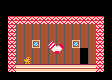

A 2D game scene composited from a Tiled map and its tileset images. What follows is a short description and the map's XML, with each tile layer's data collapsed to a summary:
An orthogonal 14x10 tile map with 8x8 px tiles, 4 tile layers (Background, Tiles, GameObjects, Foreground), 2 tilesets and 2 objects (TacoDoor, TacoSock).

<map version="1.10" tiledversion="1.11.2" orientation="orthogonal" renderorder="right-down" width="14" height="10" tilewidth="8" tileheight="8" infinite="0" nextlayerid="6" nextobjectid="3">
 <properties>
  <property name="LevelNumber" value="3" />
 </properties>
 <tileset firstgid="1" source="Textures.tsx" />
 <tileset firstgid="577" source="Textures2.tsx" />
 <layer id="3" name="Background" width="14" height="10">
  <data>[140 cells, 79 non-empty, 10 distinct tile ids]</data>
 </layer>
 <layer id="1" name="Tiles" width="14" height="10">
  <data>[140 cells, 94 non-empty, 6 distinct tile ids]</data>
 </layer>
 <layer id="2" name="GameObjects" width="14" height="10">
  <data>[140 cells, 5 non-empty, 5 distinct tile ids]</data>
 </layer>
 <layer id="5" name="Foreground" width="14" height="10">
  <data>[140 cells, 24 non-empty, 1 distinct tile ids]</data>
 </layer>
 <objectgroup id="4" name="Object Layer 1">
  <object id="1" name="TacoDoor" x="76.5499" y="43.1499" width="15.3806" height="23.1415">
   <properties>
    <property name="GoToDoor" value="TacoDoor" />
    <property name="GoToMap" value="World3Cabin3" />
   </properties>
  </object>
  <object id="2" name="TacoSock" x="46.9264" y="37.3986" width="19.5007" height="20.124" />
 </objectgroup>
</map>
